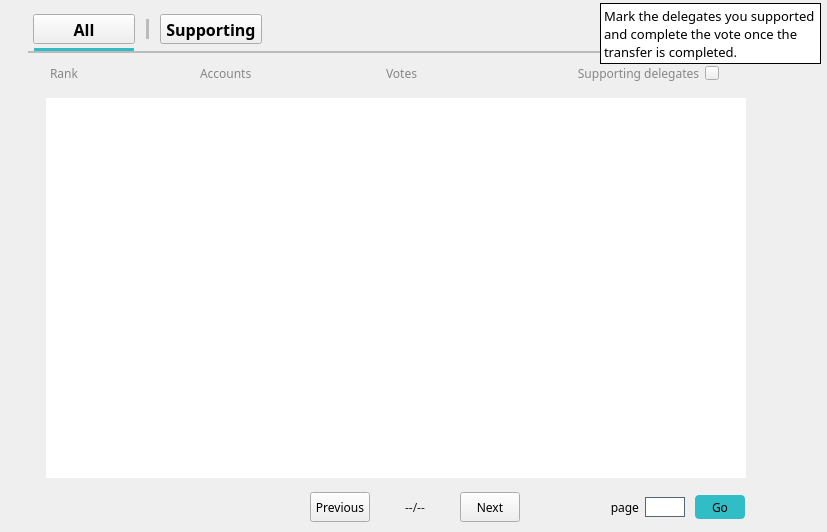
<?xml version="1.0" encoding="UTF-8"?>
<ui version="4.0">
 <class>DelegatesPage</class>
 <widget class="QWidget" name="DelegatesPage">
  <property name="geometry">
   <rect>
    <x>0</x>
    <y>0</y>
    <width>827</width>
    <height>532</height>
   </rect>
  </property>
  <property name="font">
   <font>
    <family>微软雅黑</family>
    <stylestrategy>PreferDefault</stylestrategy>
   </font>
  </property>
  <property name="windowTitle">
   <string>Form</string>
  </property>
  <property name="styleSheet">
   <string notr="true">QScrollBar{background-color: rgb(255, 255, 255);}</string>
  </property>
  <widget class="QLabel" name="label_3">
   <property name="geometry">
    <rect>
     <x>146</x>
     <y>19</y>
     <width>3</width>
     <height>20</height>
    </rect>
   </property>
   <property name="font">
    <font>
     <family>微软雅黑</family>
    </font>
   </property>
   <property name="styleSheet">
    <string notr="true">background-color: rgb(187, 187, 187);</string>
   </property>
   <property name="text">
    <string/>
   </property>
  </widget>
  <widget class="QLabel" name="label_9">
   <property name="geometry">
    <rect>
     <x>50</x>
     <y>58</y>
     <width>101</width>
     <height>30</height>
    </rect>
   </property>
   <property name="font">
    <font>
     <family>微软雅黑</family>
    </font>
   </property>
   <property name="styleSheet">
    <string notr="true">color: rgb(134, 134, 134);</string>
   </property>
   <property name="text">
    <string>Rank</string>
   </property>
  </widget>
  <widget class="QLabel" name="label_11">
   <property name="geometry">
    <rect>
     <x>200</x>
     <y>58</y>
     <width>121</width>
     <height>30</height>
    </rect>
   </property>
   <property name="font">
    <font>
     <family>微软雅黑</family>
    </font>
   </property>
   <property name="styleSheet">
    <string notr="true">color: rgb(134, 134, 134);</string>
   </property>
   <property name="text">
    <string>Accounts</string>
   </property>
  </widget>
  <widget class="QLabel" name="label_12">
   <property name="geometry">
    <rect>
     <x>386</x>
     <y>58</y>
     <width>121</width>
     <height>30</height>
    </rect>
   </property>
   <property name="font">
    <font>
     <family>微软雅黑</family>
    </font>
   </property>
   <property name="styleSheet">
    <string notr="true">color: rgb(134, 134, 134);</string>
   </property>
   <property name="text">
    <string>Votes</string>
   </property>
  </widget>
  <widget class="QLabel" name="label_13">
   <property name="geometry">
    <rect>
     <x>568</x>
     <y>58</y>
     <width>141</width>
     <height>30</height>
    </rect>
   </property>
   <property name="font">
    <font>
     <family>微软雅黑</family>
    </font>
   </property>
   <property name="styleSheet">
    <string notr="true">color: rgb(134, 134, 134);</string>
   </property>
   <property name="text">
    <string>Supporting delegates</string>
   </property>
   <property name="alignment">
    <set>Qt::AlignCenter</set>
   </property>
  </widget>
  <widget class="QLabel" name="label_14">
   <property name="geometry">
    <rect>
     <x>840</x>
     <y>159</y>
     <width>111</width>
     <height>30</height>
    </rect>
   </property>
   <property name="font">
    <font>
     <family>微软雅黑</family>
    </font>
   </property>
   <property name="styleSheet">
    <string notr="true">color: rgb(134, 134, 134);</string>
   </property>
   <property name="text">
    <string>Balance</string>
   </property>
  </widget>
  <widget class="QToolButton" name="nextPageBtn">
   <property name="geometry">
    <rect>
     <x>460</x>
     <y>492</y>
     <width>60</width>
     <height>30</height>
    </rect>
   </property>
   <property name="font">
    <font>
     <family>微软雅黑</family>
    </font>
   </property>
   <property name="cursor">
    <cursorShape>PointingHandCursor</cursorShape>
   </property>
   <property name="focusPolicy">
    <enum>Qt::NoFocus</enum>
   </property>
   <property name="styleSheet">
    <string notr="true"/>
   </property>
   <property name="text">
    <string>Next</string>
   </property>
  </widget>
  <widget class="QLineEdit" name="pageLineEdit">
   <property name="geometry">
    <rect>
     <x>645</x>
     <y>497</y>
     <width>40</width>
     <height>20</height>
    </rect>
   </property>
   <property name="font">
    <font>
     <family>微软雅黑</family>
     <weight>50</weight>
     <bold>false</bold>
    </font>
   </property>
   <property name="cursor">
    <cursorShape>IBeamCursor</cursorShape>
   </property>
   <property name="styleSheet">
    <string notr="true">color: #282828;border:1px solid #536874;</string>
   </property>
   <property name="frame">
    <bool>false</bool>
   </property>
   <property name="alignment">
    <set>Qt::AlignCenter</set>
   </property>
  </widget>
  <widget class="QLabel" name="numberLabel">
   <property name="geometry">
    <rect>
     <x>578</x>
     <y>492</y>
     <width>61</width>
     <height>30</height>
    </rect>
   </property>
   <property name="font">
    <font>
     <family>微软雅黑</family>
    </font>
   </property>
   <property name="layoutDirection">
    <enum>Qt::LeftToRight</enum>
   </property>
   <property name="text">
    <string>page</string>
   </property>
   <property name="alignment">
    <set>Qt::AlignRight|Qt::AlignTrailing|Qt::AlignVCenter</set>
   </property>
  </widget>
  <widget class="QLabel" name="pageLabel">
   <property name="geometry">
    <rect>
     <x>390</x>
     <y>492</y>
     <width>50</width>
     <height>30</height>
    </rect>
   </property>
   <property name="font">
    <font>
     <family>微软雅黑</family>
    </font>
   </property>
   <property name="styleSheet">
    <string notr="true">color: #282828;</string>
   </property>
   <property name="text">
    <string>--/--</string>
   </property>
   <property name="alignment">
    <set>Qt::AlignCenter</set>
   </property>
  </widget>
  <widget class="QToolButton" name="prePageBtn">
   <property name="geometry">
    <rect>
     <x>310</x>
     <y>492</y>
     <width>60</width>
     <height>30</height>
    </rect>
   </property>
   <property name="font">
    <font>
     <family>微软雅黑</family>
    </font>
   </property>
   <property name="cursor">
    <cursorShape>PointingHandCursor</cursorShape>
   </property>
   <property name="focusPolicy">
    <enum>Qt::NoFocus</enum>
   </property>
   <property name="styleSheet">
    <string notr="true"/>
   </property>
   <property name="text">
    <string>Previous</string>
   </property>
  </widget>
  <widget class="QLabel" name="label_15">
   <property name="geometry">
    <rect>
     <x>28</x>
     <y>51</y>
     <width>792</width>
     <height>2</height>
    </rect>
   </property>
   <property name="styleSheet">
    <string notr="true">background-color:rgb(187,187,187);</string>
   </property>
   <property name="text">
    <string/>
   </property>
  </widget>
  <widget class="QToolButton" name="allDelegatesBtn">
   <property name="geometry">
    <rect>
     <x>33</x>
     <y>14</y>
     <width>102</width>
     <height>30</height>
    </rect>
   </property>
   <property name="font">
    <font>
     <family>微软雅黑</family>
     <pointsize>12</pointsize>
     <weight>75</weight>
     <bold>true</bold>
    </font>
   </property>
   <property name="cursor">
    <cursorShape>PointingHandCursor</cursorShape>
   </property>
   <property name="focusPolicy">
    <enum>Qt::NoFocus</enum>
   </property>
   <property name="layoutDirection">
    <enum>Qt::RightToLeft</enum>
   </property>
   <property name="styleSheet">
    <string notr="true"/>
   </property>
   <property name="text">
    <string>All</string>
   </property>
  </widget>
  <widget class="QToolButton" name="supportedDelegatesBtn">
   <property name="geometry">
    <rect>
     <x>160</x>
     <y>14</y>
     <width>102</width>
     <height>30</height>
    </rect>
   </property>
   <property name="font">
    <font>
     <family>微软雅黑</family>
     <pointsize>12</pointsize>
     <weight>75</weight>
     <bold>true</bold>
    </font>
   </property>
   <property name="cursor">
    <cursorShape>PointingHandCursor</cursorShape>
   </property>
   <property name="focusPolicy">
    <enum>Qt::NoFocus</enum>
   </property>
   <property name="styleSheet">
    <string notr="true"/>
   </property>
   <property name="text">
    <string>Supporting</string>
   </property>
  </widget>
  <widget class="QListView" name="listView">
   <property name="geometry">
    <rect>
     <x>46</x>
     <y>98</y>
     <width>700</width>
     <height>380</height>
    </rect>
   </property>
   <property name="styleSheet">
    <string notr="true">background-color:rgb(255, 255, 255);
border:0px solid rgb(255, 255, 255);
border-right-width:1px;</string>
   </property>
  </widget>
  <widget class="QToolButton" name="goToBtn">
   <property name="geometry">
    <rect>
     <x>695</x>
     <y>495</y>
     <width>50</width>
     <height>24</height>
    </rect>
   </property>
   <property name="font">
    <font>
     <family>微软雅黑</family>
    </font>
   </property>
   <property name="cursor">
    <cursorShape>PointingHandCursor</cursorShape>
   </property>
   <property name="focusPolicy">
    <enum>Qt::NoFocus</enum>
   </property>
   <property name="styleSheet">
    <string notr="true">background-color:rgb(49,189,198);
border-radius:4px;</string>
   </property>
   <property name="text">
    <string>Go</string>
   </property>
  </widget>
  <widget class="QLabel" name="moveLabel">
   <property name="geometry">
    <rect>
     <x>34</x>
     <y>48</y>
     <width>100</width>
     <height>3</height>
    </rect>
   </property>
   <property name="font">
    <font>
     <family>微软雅黑</family>
    </font>
   </property>
   <property name="styleSheet">
    <string notr="true">background-color: rgb(49,189,198);</string>
   </property>
   <property name="text">
    <string/>
   </property>
  </widget>
  <widget class="QToolButton" name="helpBtn">
   <property name="geometry">
    <rect>
     <x>705</x>
     <y>66</y>
     <width>14</width>
     <height>14</height>
    </rect>
   </property>
   <property name="font">
    <font>
     <family>微软雅黑</family>
    </font>
   </property>
   <property name="cursor">
    <cursorShape>ArrowCursor</cursorShape>
   </property>
   <property name="focusPolicy">
    <enum>Qt::NoFocus</enum>
   </property>
   <property name="styleSheet">
    <string notr="true"/>
   </property>
   <property name="text">
    <string/>
   </property>
   <property name="iconSize">
    <size>
     <width>14</width>
     <height>14</height>
    </size>
   </property>
  </widget>
  <widget class="QLabel" name="helpTipsLabel">
   <property name="enabled">
    <bool>true</bool>
   </property>
   <property name="geometry">
    <rect>
     <x>600</x>
     <y>3</y>
     <width>221</width>
     <height>61</height>
    </rect>
   </property>
   <property name="font">
    <font>
     <family>微软雅黑</family>
     <pointsize>10</pointsize>
     <kerning>true</kerning>
    </font>
   </property>
   <property name="styleSheet">
    <string notr="true">background-color:rgb(255,255,255);</string>
   </property>
   <property name="frameShape">
    <enum>QFrame::Box</enum>
   </property>
   <property name="text">
    <string>Mark the delegates you supported and complete the vote once the transfer is completed.</string>
   </property>
   <property name="wordWrap">
    <bool>true</bool>
   </property>
  </widget>
  <zorder>label_12</zorder>
  <zorder>label_3</zorder>
  <zorder>label_9</zorder>
  <zorder>label_11</zorder>
  <zorder>label_13</zorder>
  <zorder>label_14</zorder>
  <zorder>nextPageBtn</zorder>
  <zorder>pageLineEdit</zorder>
  <zorder>numberLabel</zorder>
  <zorder>pageLabel</zorder>
  <zorder>prePageBtn</zorder>
  <zorder>label_15</zorder>
  <zorder>allDelegatesBtn</zorder>
  <zorder>supportedDelegatesBtn</zorder>
  <zorder>listView</zorder>
  <zorder>goToBtn</zorder>
  <zorder>moveLabel</zorder>
  <zorder>helpBtn</zorder>
  <zorder>helpTipsLabel</zorder>
 </widget>
 <resources/>
 <connections/>
</ui>
